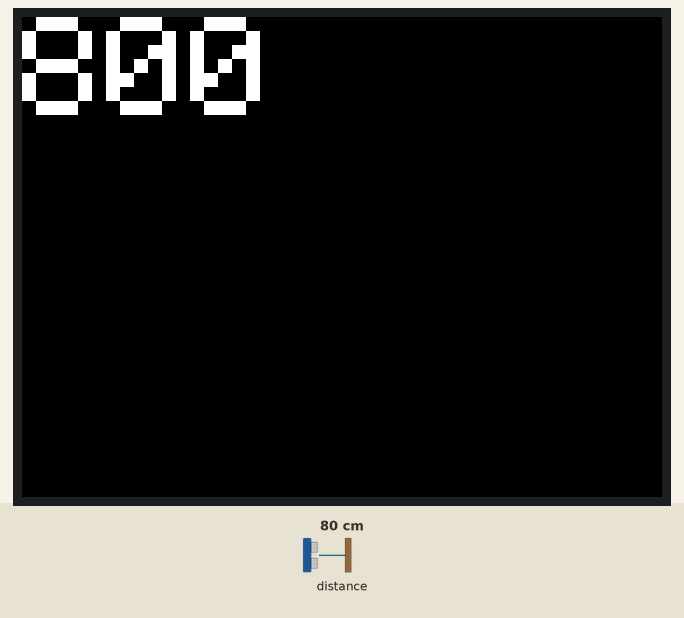
The sketch below on a simulated ESP32. Shown: 320×240 colour display. Wiring (inferred from the names in the program): VL53L0X range finder at I2C address 0x29. The inputs (shaded band) are chosen by the test bench; at power-on: distance to the obstacle 80 cm. What the sketch prints to the serial monitor is not drawn.

Above: at 1.4 s.
1.5 s: distance to the obstacle set to 2 cm
At 3.2 s:
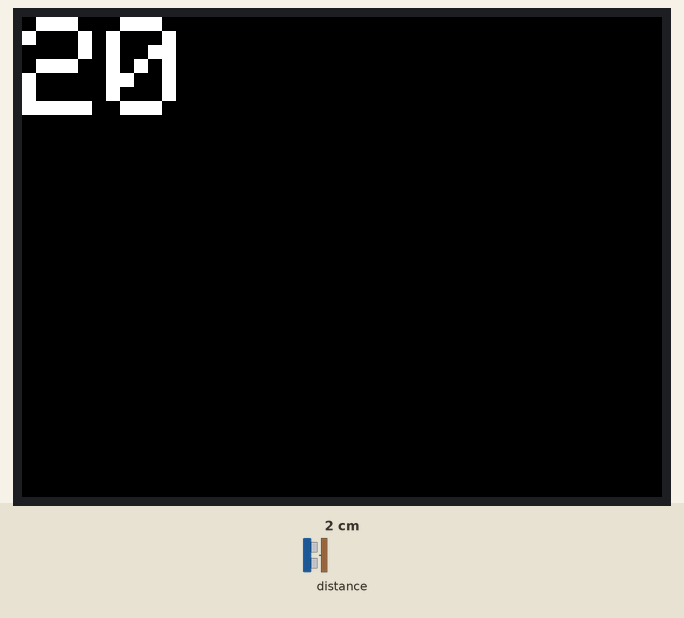
3.9 s: distance to the obstacle set to 4 cm
At 5.8 s:
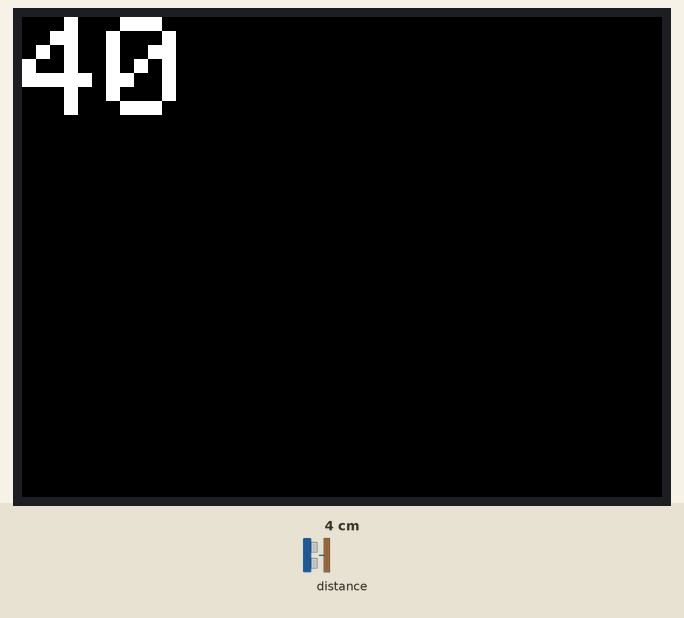
6.1 s: distance to the obstacle set to 9 cm
At 7.3 s:
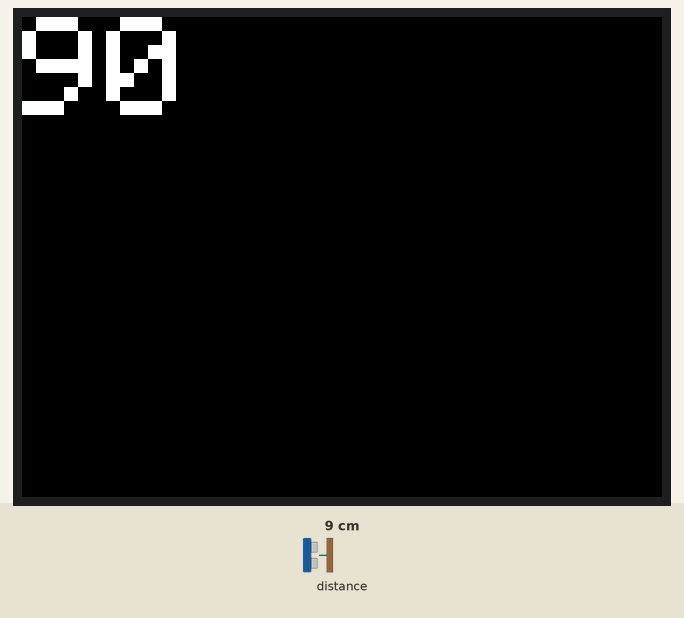
Timing chart, 0 to 9.1 s (numbered marks = the images above; inputs shaded):
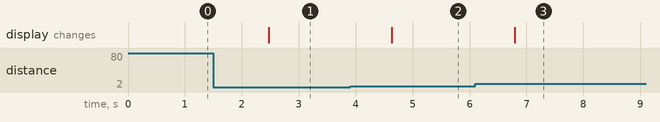

Measured:
- after the input at 1.5 s, the display: changes after 0.97 s (image 1)
- after the input at 3.9 s, the display: changes after 0.73 s (image 2)
- after the input at 6.1 s, the display: changes after 0.69 s (image 3)

The sketch:

TOF_VL53L0X.ino
```cpp
//the original code by Ted Meyers
//posted here: https://groups.google.com/d/msg/diyrovers/lc7NUZYuJOg/ICPrYNJGBgAJ

#include <M5Stack.h>
#include <Wire.h>

#define VL53L0X_REG_IDENTIFICATION_MODEL_ID         0xc0
#define VL53L0X_REG_IDENTIFICATION_REVISION_ID      0xc2
#define VL53L0X_REG_PRE_RANGE_CONFIG_VCSEL_PERIOD   0x50
#define VL53L0X_REG_FINAL_RANGE_CONFIG_VCSEL_PERIOD 0x70
#define VL53L0X_REG_SYSRANGE_START                  0x00
#define VL53L0X_REG_RESULT_INTERRUPT_STATUS         0x13
#define VL53L0X_REG_RESULT_RANGE_STATUS             0x14
#define address 0x29

byte gbuf[16];

void setup() {
  // put your setup code here, to run once:
  Wire.begin();        // join i2c bus (address optional for master)
  Serial.begin(115200);  // start serial for output
  Serial.println("VLX53LOX test started.");


  //---osmar
  M5.begin();
  M5.Lcd.fillScreen(BLACK);
  M5.Lcd.setCursor(10, 10);
  M5.Lcd.setTextColor(WHITE);
  M5.Lcd.setTextSize(10);
  //---osmar
}

void loop() {
  Serial.println("----- START TEST ----");
  test();
  Serial.println("----- END TEST ----");
  Serial.println("");
  delay(1000);
}

void test() {
//  byte val1 = read_byte_data_at(VL53L0X_REG_IDENTIFICATION_REVISION_ID);
//  Serial.print("Revision ID: "); Serial.println(val1);
//
//  val1 = read_byte_data_at(VL53L0X_REG_IDENTIFICATION_MODEL_ID);
//  Serial.print("Device ID: "); Serial.println(val1);
//
//  val1 = read_byte_data_at(VL53L0X_REG_PRE_RANGE_CONFIG_VCSEL_PERIOD);
//  Serial.print("PRE_RANGE_CONFIG_VCSEL_PERIOD="); Serial.println(val1);
//  Serial.print(" decode: "); Serial.println(VL53L0X_decode_vcsel_period(val1));
//
//  val1 = read_byte_data_at(VL53L0X_REG_FINAL_RANGE_CONFIG_VCSEL_PERIOD);
//  Serial.print("FINAL_RANGE_CONFIG_VCSEL_PERIOD="); Serial.println(val1);
//  Serial.print(" decode: "); Serial.println(VL53L0X_decode_vcsel_period(val1));

  write_byte_data_at(VL53L0X_REG_SYSRANGE_START, 0x01);

//  byte val = 0;
//  int cnt = 0;
//  while (cnt < 100) { // 1 second waiting time max
//    delay(10);
//    val = read_byte_data_at(VL53L0X_REG_RESULT_RANGE_STATUS);
//    if (val & 0x01) break;
//    cnt++;
//  }
//  if (val & 0x01) Serial.println("ready"); else Serial.println("not ready");

  read_block_data_at(0x14, 12);
//  uint16_t acnt = makeuint16(gbuf[7], gbuf[6]);
//  uint16_t scnt = makeuint16(gbuf[9], gbuf[8]);
  uint16_t dist = makeuint16(gbuf[11], gbuf[10]);
  byte DeviceRangeStatusInternal = ((gbuf[0] & 0x78) >> 3);

//  Serial.print("ambient count: "); Serial.println(acnt);
//  Serial.print("signal count: ");  Serial.println(scnt);
  Serial.print("distance ");       Serial.println(dist);
//  Serial.print("status: ");        Serial.println(DeviceRangeStatusInternal);

  M5.Lcd.setCursor(0, 0);
  M5.Lcd.fillScreen(BLACK);
  M5.Lcd.print( dist);

}

uint16_t bswap(byte b[]) {
  // Big Endian unsigned short to little endian unsigned short
  uint16_t val = ((b[0] << 8) & b[1]);
  return val;
}

uint16_t makeuint16(int lsb, int msb) {
    return ((msb & 0xFF) << 8) | (lsb & 0xFF);
}

void write_byte_data(byte data) {
  Wire.beginTransmission(address);
  Wire.write(data);
  Wire.endTransmission();
}

void write_byte_data_at(byte reg, byte data) {
  // write data word at address and register
  Wire.beginTransmission(address);
  Wire.write(reg);
  Wire.write(data);
  Wire.endTransmission();
}

void write_word_data_at(byte reg, uint16_t data) {
  // write data word at address and register
  byte b0 = (data &0xFF);
  byte b1 = ((data >> 8) && 0xFF);

  Wire.beginTransmission(address);
  Wire.write(reg);
  Wire.write(b0);
  Wire.write(b1);
  Wire.endTransmission();
}

byte read_byte_data() {
  Wire.requestFrom(address, 1);
  while (Wire.available() < 1) delay(1);
  byte b = Wire.read();
  return b;
}

byte read_byte_data_at(byte reg) {
  //write_byte_data((byte)0x00);
  write_byte_data(reg);
  Wire.requestFrom(address, 1);
  while (Wire.available() < 1) delay(1);
  byte b = Wire.read();
  return b;
}

uint16_t read_word_data_at(byte reg) {
  write_byte_data(reg);
  Wire.requestFrom(address, 2);
  while (Wire.available() < 2) delay(1);
  gbuf[0] = Wire.read();
  gbuf[1] = Wire.read();
  return bswap(gbuf);
}

void read_block_data_at(byte reg, int sz) {
  int i = 0;
  write_byte_data(reg);
  Wire.requestFrom(address, sz);
  for (i=0; i<sz; i++) {
    while (Wire.available() < 1) delay(1);
    gbuf[i] = Wire.read();
  }
}


uint16_t VL53L0X_decode_vcsel_period(short vcsel_period_reg) {
  // Converts the encoded VCSEL period register value into the real
  // period in PLL clocks
  uint16_t vcsel_period_pclks = (vcsel_period_reg + 1) << 1;
  return vcsel_period_pclks;
}
```
